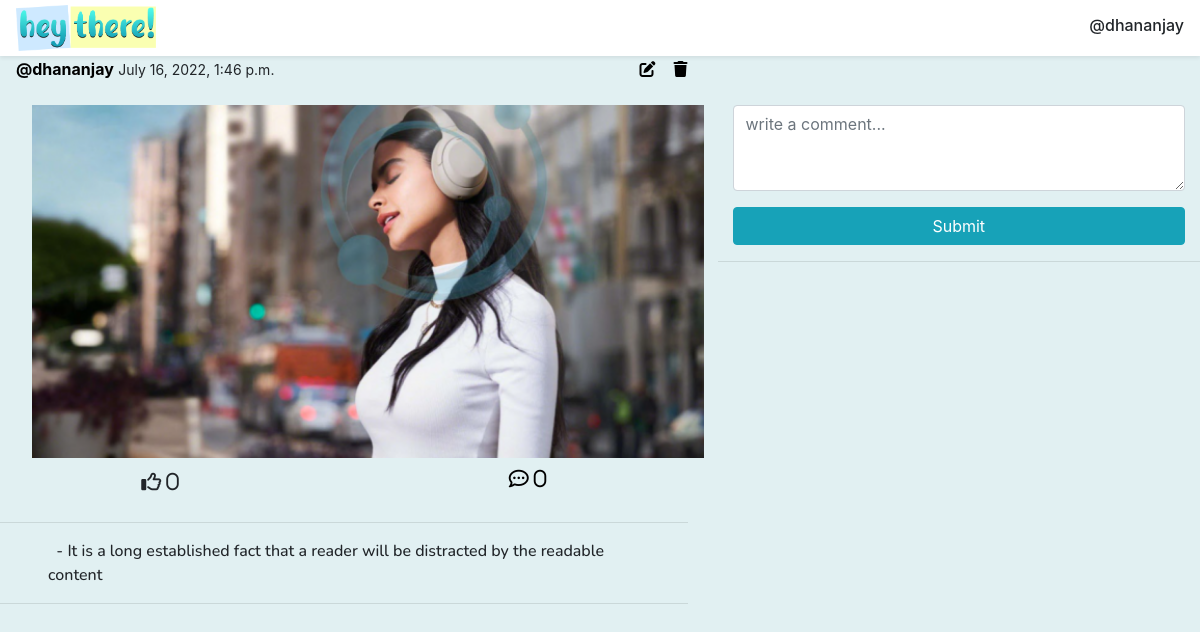
The app's page /previewpost/24 (signed in) with its own data.
### basic/models.py (models this page shows, shortened)
class Post(models.Model):
    creator = models.ForeignKey(UserRegister, on_delete=models.CASCADE, null=True, related_name='creator')
    caption = models.TextField(max_length=500, null=True, blank=True)
    image = models.ImageField(null=True, blank=True)
    local_visibility = models.BooleanField(default=True, null=True, blank=True)
    global_visibility = models.BooleanField(default=False, null=True, blank=True)
    date_create = models.DateTimeField(auto_now_add=True, null=True)
    date_update = models.DateTimeField(auto_now=True, null=True)
    likes = models.ManyToManyField(User, related_name='liked', null=True, blank=True)
    commets = models.ManyToManyField(User, related_name='commented', null=True, blank=True)
    circle = models.ForeignKey(Circle, on_delete=models.CASCADE, related_name='circle', null=True, blank=True)
    class Meta:
        ordering = ['-date_create']

class UserRegister(models.Model):
    user = models.OneToOneField(User, null=True, on_delete=models.CASCADE)
    username = models.CharField(max_length=100, null=True)
    fname = models.CharField(max_length=100, null=True, blank=True)
    lname = models.CharField(max_length=100, null=True, blank=True)
    neighbourhood = models.CharField(max_length=100, null=True, blank=True)
    email = models.EmailField(null=True, blank=True)
    phonenumber = PhoneField(null=True, blank=True, help_text='Contact phone number')
    GENDER_CHOICES = (
        ('M', 'Male'),
        ('F', 'Female'),
        ('O', 'Other'),
    )
    gender = models.CharField(max_length=1, choices=GENDER_CHOICES, null=True, blank=True)
    bio = models.CharField(max_length=50, null=True, blank=True)
    date_create = models.DateTimeField(auto_now_add=True, null=True)
    dob = models.DateField(max_length=8, null=True, blank=True)
    age = models.IntegerField(null=True, blank=True)
    image = models.ImageField(null=True, blank=True)
    friends =  models.ManyToManyField('self', related_name='friends', blank=True)
    def __str__(self):
        return self.username

### basic/views.py (the view)
# urls.py: path('previewpost/<str:pk>', views.previewPost, name='previewpost'),
@login_required(login_url='login')
def previewPost(request, pk):
    post = Post.objects.get(id=pk)
    if request.method=='POST':
        form = CommentForm(request.POST)
        form.is_valid()
        form.save()
    else:
        form=CommentForm(initial={'user':request.user,'post':pk})
    comments = Comment.objects.filter(post=pk)
    context = {
        'post':post,
        'form':form,
        'comments':comments,
    }
    return render(request, 'post/previewpost.html', context)

### basic/forms.py
class CommentForm(forms.ModelForm):
    body = forms.CharField(widget=forms.Textarea(attrs={"rows":3, 'placeholder': 'write a comment...'}))
    class Meta:
        model = Comment
        fields = ('post','user', 'body')
    def __init__(self, *args, **kwargs):
        super(CommentForm, self).__init__(*args, **kwargs)
        self.helper = FormHelper()
        self.helper.form_show_labels = False

### basic/templates/post/previewpost.html (shortened to what this page needs)
{% extends 'basic/main.html' %}
{% load static %}
{%load crispy_forms_tags %}
{% block content %}
<div class="row" >
    <div class="col-lg-7 previewpost">
            {% if request.user.username == post.creator|safe %}
            <div style="float: right;">
                <a class="update-link" href="{% url 'update-post' post.id %}"><i class="fa-solid fa-pen-to-square"></i></a>
                <a class="trash" href="{% url 'delete-post' post.id %}"><i class="fa-solid fa-trash"></i></a>
            </div>
            {% endif %}
            <b><span><a class="previewpost-creatorname" href="/peopleprofile/{{post.creator}}">@{{post.creator}}</a></span></b> <small>{{post.date_create}}</small>
            <br>
            <br>
            <a href="{% url 'previewpost' post.id  %}"><img  src="{{post.image.url}}" alt=""></a>
            <div class="preview-like-comment">
                <div style="" class="preview-like-element">
                    <form action="{% url 'like-previewpost' %}" method="post">
                        {% if request.user not in post.likes.all %}
                            <button type="submit" class="btn btn-lg btn-custom">
                                <i class="far fa-thumbs-up"> {{post.likes.all.count}}</i></button>
                        {% else %}
                            <button type="submit" class="btn btn-lg btn-custom">
                                <i class="far fa-solid fa-thumbs-up" style="color:rgb(159, 30, 30)"> {{post.likes.all.count}}</i></button>
                        {% endif %}
                    </form>
                </div>
                <div class="preview-comment-element">
                    <a href="{% url 'previewpost' post.id %}" type="submit" class="btn btn-lg btn-custom" ><i class="far fa-comment-dots"> {{post.comments.all.count}}</i></a>
                </div>
            </div>
            <hr>
            <p class="previewpost-caption" style=""> &nbsp; - {{post.caption}}</p>
            <hr>
    </div>
    <div class="col-lg-5 preview-comment-section">
        <form action="" method="post" >
            <div class="col-lg-12" >{{form.body|as_crispy_field}}</div>
            <div class="col-lg-12">
                <input class="btn btn-info btn-block" type="submit" value="Submit">
            </div>
        </form>
        <hr>
        <br>
    </div>
</div>
{% endblock content %}

### basic/templates/basic/main.html (shortened to what this page needs)
<!DOCTYPE html>
{% load static %}
<html lang="en">
<head>
    <link rel="stylesheet" href="https://cdn.jsdelivr.net/npm/bootstrap@4.6.1/dist/css/bootstrap.min.css">
    <link rel="stylesheet" type="" href="{% static 'css/main.css' %}">
    <link rel="stylesheet" type="" href="{% static 'css/profile.css' %}">
    <link rel="stylesheet" type="" href="{% static 'css/circle.css' %}">
    <link rel="stylesheet" href="https://use.fontawesome.com/releases/v5.8.1/css/all.css">
    <link rel="stylesheet" href="https://cdnjs.cloudflare.com/ajax/libs/font-awesome/6.1.1/css/all.min.css">
    <link rel="stylesheet" href="https://cdn.jsdelivr.net/npm/bootstrap-icons@1.8.3/font/bootstrap-icons.css">
</head>
<body class="">
    <div class="navigation-top shadow-sm">
        <a href="{% url 'home' %}"><img src="{% static 'images/hero/logo-1.1.png' %}" width="140rem" style="margin-left: 1rem; margin-top: -0.2rem;" alt=""></a>
        <h6 style="">@{{request.user}}</h6>
    </div>
    <br>
    {% block content %}
    {% endblock content %}
</body>
</html>

### static/css/main.css (style rules this page uses)
body { background-color: #e1f0f2; }
p { font-family: 'Nunito', sans-serif; font-weight: 500; }
a:link { text-decoration: none!important; color: black; }
a { color: rgb(0, 0, 0); }
.btn-custom { width: 10rem; }
.navigation-top { position: fixed; z-index: 9; background-color: rgb(255, 255, 255); width: 100%; height: 3.5rem; padding-top: 0.5rem; }
.navigation-top h6 { float:right; margin-right: 1rem; padding-top: 0.5rem; }
.previewpost img { width: 42rem; }
.preview-like-comment { margin-left:5rem; }
.preview-comment-element { float: right; margin-top: -3.2rem; margin-right:5rem; }
.preview-comment-section { margin-top: 3rem; }
.previewpost-creatorname { margin-left: 1rem; }
.previewpost-caption { margin-left: 3rem; margin-right: 2rem; }
@media (min-width:1080px) { .previewpost img { width: 42rem; margin-left: 2rem; } }

### basic/templates/post/previewpost.html (style rules this page uses)
a { text-decoration: none; color: black; }
.btn-custom { width: 10rem; }

### records on screen
Post: creator "dhananjay", date_create "July 16, 2022, 1:46 p.m.", image (picture), likes.all.count "0", comments.all.count "0", caption "It is a long established fact that a reader will be distracted by the readable content"

### other values on screen
{{ request.user }} "dhananjay"
